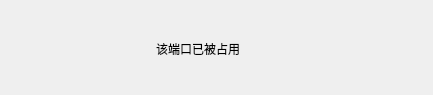
<?xml version="1.0" encoding="UTF-8"?>
<ui version="4.0">
 <class>Dialog</class>
 <widget class="QDialog" name="Dialog">
  <property name="geometry">
   <rect>
    <x>0</x>
    <y>0</y>
    <width>433</width>
    <height>95</height>
   </rect>
  </property>
  <property name="windowTitle">
   <string>Dialog</string>
  </property>
  <widget class="QWidget" name="layoutWidget">
   <property name="geometry">
    <rect>
     <x>100</x>
     <y>20</y>
     <width>195</width>
     <height>57</height>
    </rect>
   </property>
   <layout class="QGridLayout" name="gridLayout">
    <item row="0" column="0">
     <spacer name="horizontalSpacer">
      <property name="orientation">
       <enum>Qt::Horizontal</enum>
      </property>
      <property name="sizeHint" stdset="0">
       <size>
        <width>40</width>
        <height>20</height>
       </size>
      </property>
     </spacer>
    </item>
    <item row="0" column="2">
     <spacer name="horizontalSpacer_2">
      <property name="orientation">
       <enum>Qt::Horizontal</enum>
      </property>
      <property name="sizeHint" stdset="0">
       <size>
        <width>40</width>
        <height>20</height>
       </size>
      </property>
     </spacer>
    </item>
    <item row="0" column="1">
     <widget class="QLabel" name="label">
      <property name="text">
       <string>该端口已被占用</string>
      </property>
     </widget>
    </item>
   </layout>
  </widget>
 </widget>
 <resources/>
 <connections/>
</ui>
